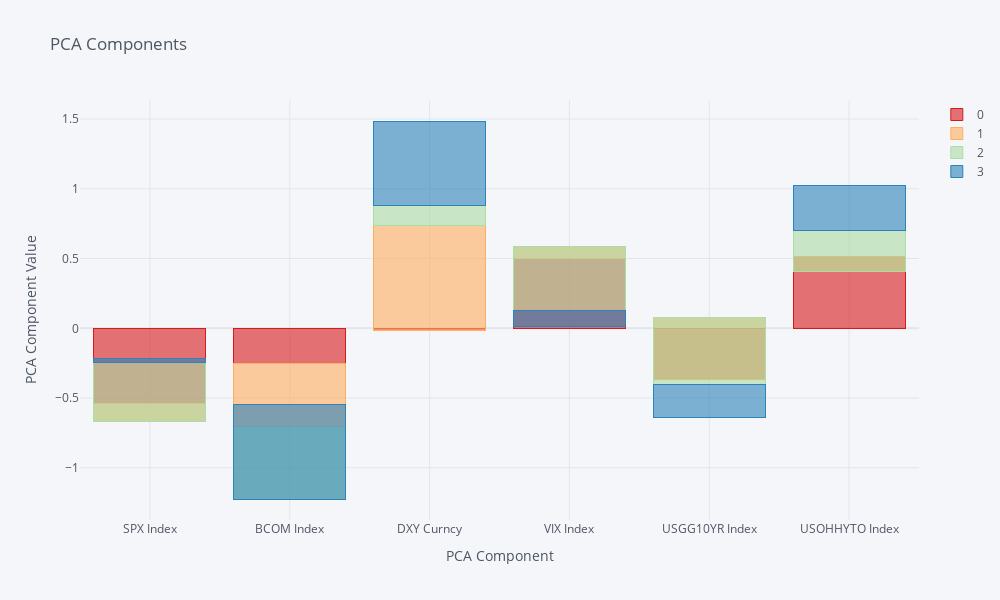

Notebook code cell kept with this figure:
### Code cell
pd.DataFrame(index=df_zsc.columns, data=myPCA.components_[:4].T).iplot(kind='bar', barmode='stack', title='PCA Components', yTitle='PCA Component Value', xTitle='PCA Component', colorscale='spectral')

### Figure 1 — Plotly figure (JSON) as saved in the notebook; plotly's stock layout.template omitted (floating-point values rounded to 4 significant figures)
{"data": [{"marker": {"color": "rgba(215, 25, 28, 0.6)", "line": {"color": "rgba(215, 25, 28, 1.0)", "width": 1}}, "name": "0", "orientation": "v", "text": "", "type": "bar", "x": ["SPX Index", "BCOM Index", "DXY Curncy", "VIX Index", "USGG10YR Index", "USOHHYTO Index"], "y": [-0.5365, -0.2552, -0.01506, 0.4978, -0.3643, 0.5161]}, {"marker": {"color": "rgba(253, 174, 97, 0.6)", "line": {"color": "rgba(253, 174, 97, 1.0)", "width": 1}}, "name": "1", "orientation": "v", "text": "", "type": "bar", "x": ["SPX Index", "BCOM Index", "DXY Curncy", "VIX Index", "USGG10YR Index", "USOHHYTO Index"], "y": [-0.1325, -0.4468, 0.7526, 0.08606, 0.4449, -0.1057]}, {"marker": {"color": "rgba(171, 221, 164, 0.6)", "line": {"color": "rgba(171, 221, 164, 1.0)", "width": 1}}, "name": "2", "orientation": "v", "text": "", "type": "bar", "x": ["SPX Index", "BCOM Index", "DXY Curncy", "VIX Index", "USGG10YR Index", "USOHHYTO Index"], "y": [0.4255, -0.5215, 0.1444, -0.4568, -0.4847, 0.2872]}, {"marker": {"color": "rgba(43, 131, 186, 0.6)", "line": {"color": "rgba(43, 131, 186, 1.0)", "width": 1}}, "name": "3", "orientation": "v", "text": "", "type": "bar", "x": ["SPX Index", "BCOM Index", "DXY Curncy", "VIX Index", "USGG10YR Index", "USOHHYTO Index"], "y": [0.0251, 0.6804, 0.6039, -0.1122, -0.2319, 0.3247]}], "layout": {"barmode": "stack", "height": 600, "legend": {"bgcolor": "#F5F6F9", "font": {"color": "#4D5663"}, "traceorder": "normal"}, "paper_bgcolor": "#F5F6F9", "plot_bgcolor": "#F5F6F9", "title": {"font": {"color": "#4D5663"}, "text": "PCA Components"}, "width": 1000, "xaxis": {"gridcolor": "#E1E5ED", "showgrid": true, "tickfont": {"color": "#4D5663"}, "title": {"font": {"color": "#4D5663"}, "text": "PCA Component"}, "zerolinecolor": "#E1E5ED"}, "yaxis": {"gridcolor": "#E1E5ED", "showgrid": true, "tickfont": {"color": "#4D5663"}, "title": {"font": {"color": "#4D5663"}, "text": "PCA Component Value"}, "zerolinecolor": "#E1E5ED"}}}
